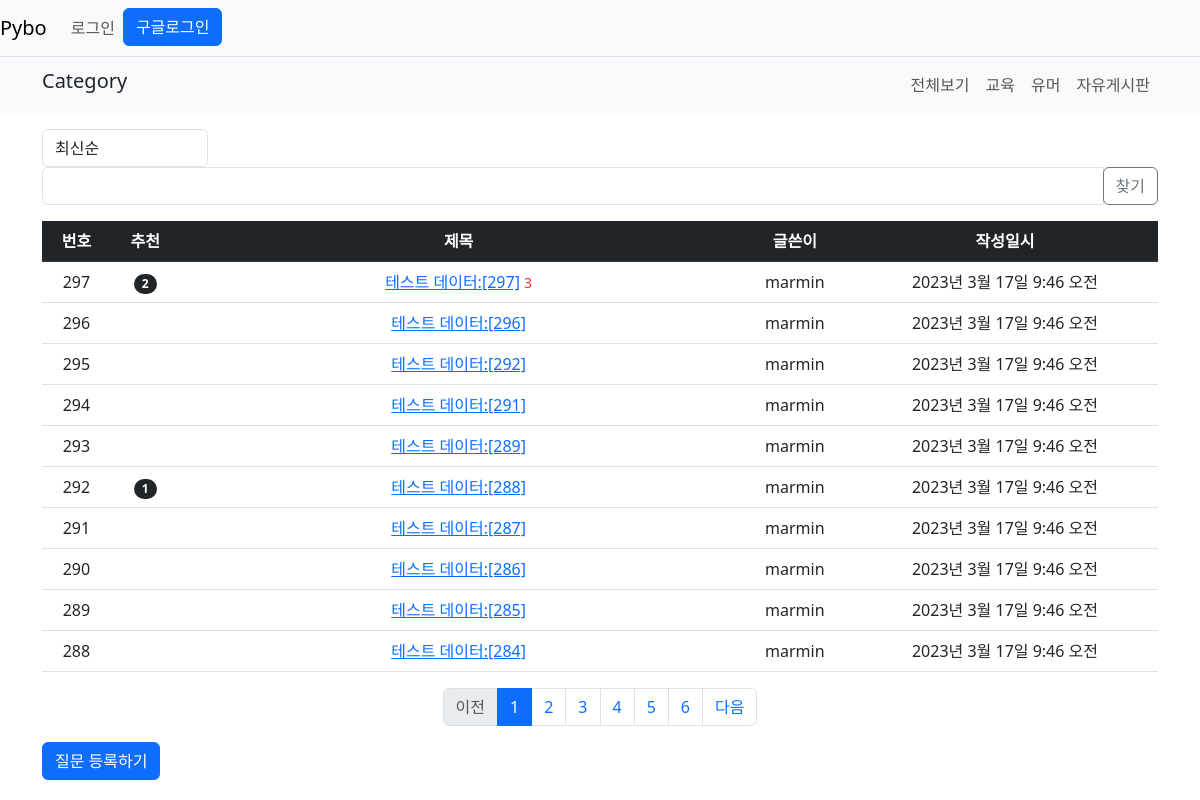
/pybo/, run on an earlier commit of the app's database.
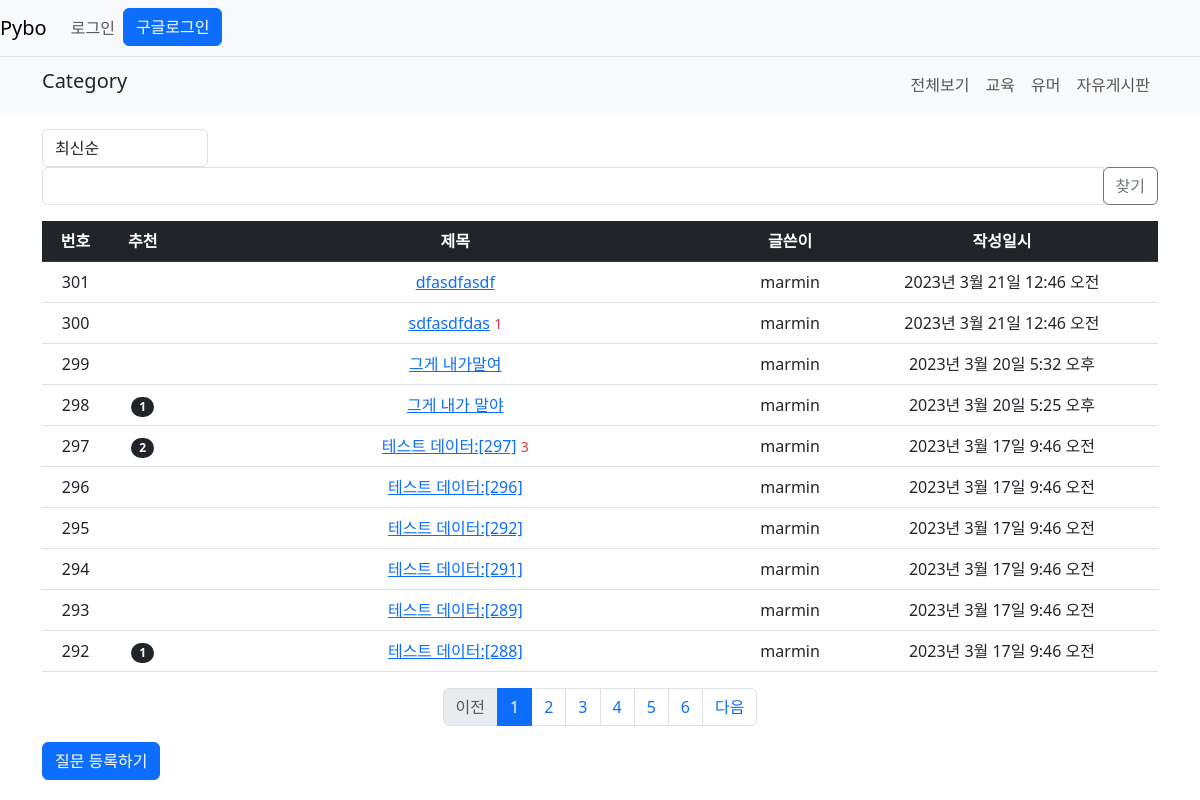
And on a later commit of the database.
### pybo/models.py (models this page shows, shortened)
class Question(models.Model):
    subject = models.CharField(max_length=200)
    content = models.TextField()
    create_date = models.DateTimeField()
    author = models.ForeignKey(User, on_delete=models.CASCADE
                               , related_name='author_question')
    modify_date = models.DateTimeField(null=True, blank=True)
    category = models.CharField(max_length=20)
    voter = models.ManyToManyField(User, related_name='voter_question')

### pybo/views/base_views.py (the view, shortened to what this page needs)
# urls.py: path('',base_views.index, name='index'),
def index(request,category="all"):
    page = request.GET.get('page','1') # 페이지
    kw = request.GET.get('kw','')
    so = request.GET.get('so','recent')
    if category == 'humor':
        question_list = Question.objects.filter(category='humor').order_by('-create_date')
    elif category == 'free':
        question_list = Question.objects.filter(category='free').order_by('-create_date')
    elif category == 'edu':
        question_list = Question.objects.filter(category='edu').order_by('-create_date')
    else:
        question_list = Question.objects.order_by('-create_date')
    if so == 'recommend':
        question_list=question_list.annotate(
            num_voter=Count('voter')).order_by('-num_voter','-create_date')
    elif so == 'popular':
        question_list=question_list.annotate(
            num_answer=Count("answer")).order_by('-num_answer','-create_date')
    else: # recent
        question_list=question_list.order_by('-create_date')
    paginator = Paginator(question_list,10) # 페이지 당 10개씩 요청
    page_obj = paginator.get_page(page)
    context = {'question_list': page_obj,'page':page,'kw':kw}
    return render(request,'pybo/question_list.html',context)

### pybo/templatetags/pybo_filter.py (called while the page is built)
@register.filter
def sub(value, arg):
    return value - arg

### templates/pybo/question_list.html (shortened to what this page needs)
{% extends 'base.html' %}
{% load pybo_filter %}
{% block content %}
{% include "category_bar.html" %}
<div class="container my-3">
    <div class="row justify-content-between my-3">
        <div class="col-2">
           <select class="form-control so" >
    <option value="recent" id="recent">최신순</option>
</select>
        </div>
        <div class="col-4 input-group">
            <input type="text" class="form-control kw"
            value="{{kw|default_if_none:''}}">
            <div class="input-group-append">
                <button class="btn btn-outline-secondary"
                type="button" id="btn-search">찾기</button>
            </div>
        </div>
    </div>
    <table class="table">
        <thead>
        <tr class="table-dark text-center">
            <th>번호</th>
            <th>추천</th>
            <th style="width:50%">제목</th>
            <th>글쓴이</th>
            <th>작성일시</th>
        </tr>
        </thead>
        <tbody>
        {% if question_list %}
        {% for question in question_list %}
        <tr class="text-center">
            <td>{{ question_list.paginator.count|sub:question_list.start_index|sub:forloop.counter0|add:1 }}</td>
            <td>
                {% if question.voter.all.count > 0 %}
                <span class="badge rounded-pill bg-dark px-2 py-1">
                    {{ question.voter.all.count }}
                </span>
                {% endif %}
            </td>
            <td class="text-left">
                <a href="{% url 'pybo:detail' question.id %}">{{question.subject}}</a>
                {% if question.answer_set.count > 0 %}
                <span class="text-danger small ml-2">
                    {{ question.answer_set.count }}
                </span>
                {% endif %}
            </td>
            <td>{{ question.author.username }}</td>
            <td>{{question.create_date}}</td>
        </tr>
        {% endfor %}
        {% else %}
        <tr>
            <td colspan="3"> 질문이 없습니다.</td>
        </tr>
        {% endif %}
        </tbody>
    </table>
    <ul class="pagination justify-content-center">
        {% if question_list.has_previous %}
        <li class="page-item">
            <a class="page-link" data-page="{{ question_list.previous_page_number }}"
               href="#">이전</a>
        </li>
        {% else %}
        <li class="page-item disabled">
            <a class="page-link" tabindex="-1" aria-disabled="true" href="#">이전</a>
        </li>
            {% endif %}
        {% for page_number in question_list.paginator.page_range %}
  {% if page_number >= question_list.number|add:-5 and page_number <= question_list.number|add:5 %}
    {% if page_number == question_list.number %}
        <li class="page-item active" aria-current="page">
                <a class="page-link", data-page="{{ page_number }}"
                   href="#">{{ page_number }}</a>
        </li>
        {% else %}
        <li class="page-item">
            <a class="page-link" href="#" data-page="{{ page_number }}">
                {{ page_number }}
            </a>
        </li>
        {% endif %}
        {% endif %}
        {% endfor %}
        {% if question_list.has_next %}
        <li class="page-item">
            <a class="page-link" data-page="{{ question_list.next_page_number }}"
               href="#">다음</a>
        </li>
        {% else %}
        <li class="page-item disabled">
            <a class="page-link"
               tabindex="-1" aria-disabled="true" href="#">다음</a>
        </li>
        {% endif %}
    </ul>
    <a href="{% url 'pybo:question_create' %}" class="btn btn-primary">
        질문 등록하기
    </a>
</div>
{% endblock %}

What changed in the data, as far as the page shows it:
no longer on this page (row edited): Question: paginator.count|sub "291", subject "테스트 데이터:[287]", author.username "marmin", create_date "2023년 3월 17일 9:46 오전"
no longer on this page (row edited): Question: paginator.count|sub "290", subject "테스트 데이터:[286]", author.username "marmin", create_date "2023년 3월 17일 9:46 오전"
no longer on this page (row edited): Question: paginator.count|sub "289", subject "테스트 데이터:[285]", author.username "marmin", create_date "2023년 3월 17일 9:46 오전"
no longer on this page (row edited): Question: paginator.count|sub "288", subject "테스트 데이터:[284]", author.username "marmin", create_date "2023년 3월 17일 9:46 오전"
added Question: paginator.count|sub "301", subject "dfasdfasdf", author.username "marmin", create_date "2023년 3월 21일 12:46 오전"
added Question: paginator.count|sub "300", subject "sdfasdfdas", answer_set.count "1", author.username "marmin", create_date "2023년 3월 21일 12:46 오전"
added Question: paginator.count|sub "299", subject "그게 내가말여", author.username "marmin", create_date "2023년 3월 20일 5:32 오후"
added Question: paginator.count|sub "298", voter.all.count "1", subject "그게 내가 말야", author.username "marmin", create_date "2023년 3월 20일 5:25 오후"
